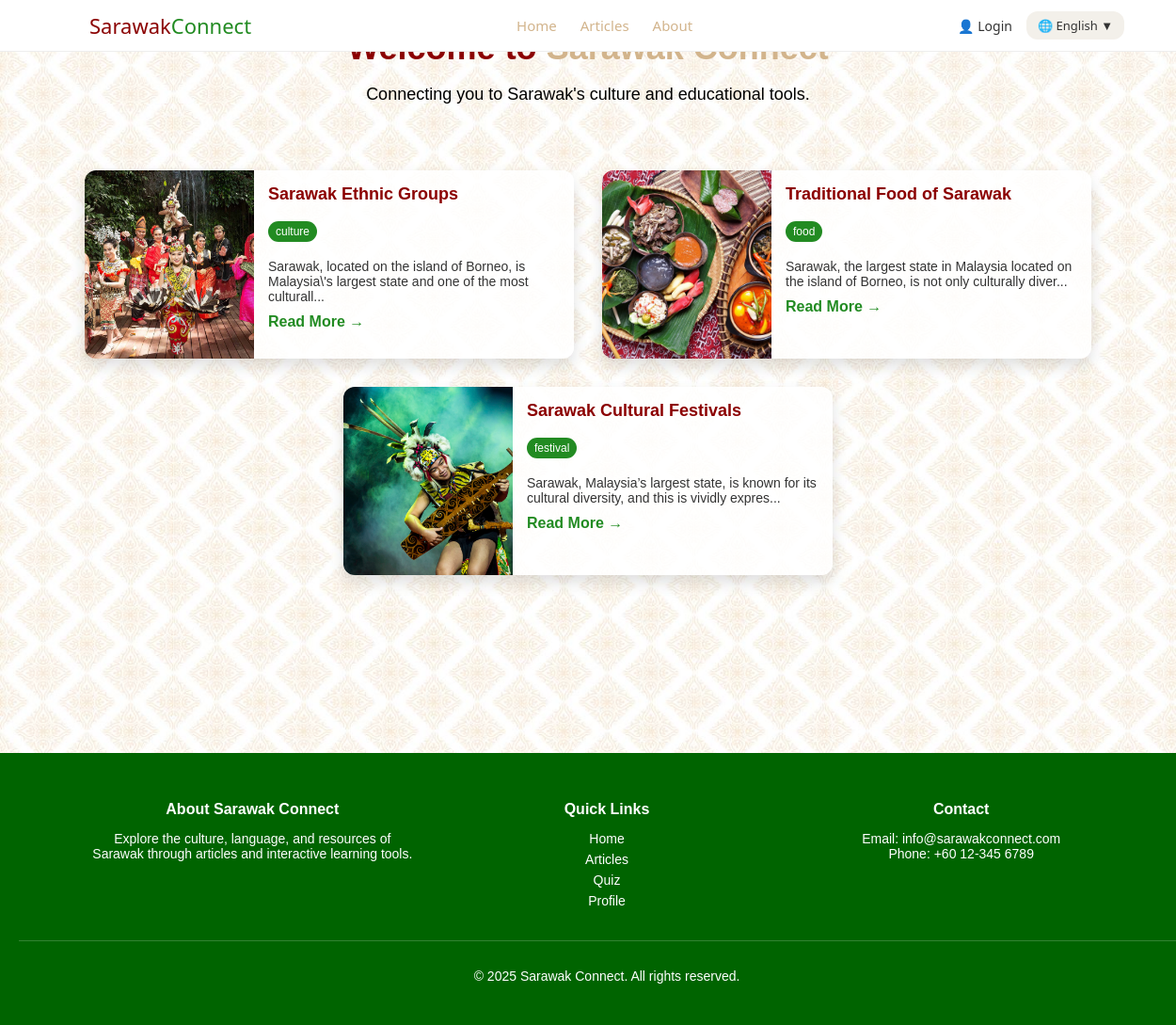
The page /home_loggedin.php on the database its author committed.
### tables this page shows
CREATE TABLE `articles` (
  `id` int(11) NOT NULL,
  `image` varchar(255) DEFAULT NULL,
  `tag` varchar(50) DEFAULT NULL,
  `title_en` varchar(255) DEFAULT NULL,
  `title_my` varchar(255) DEFAULT NULL,
  `title_zh` varchar(255) DEFAULT NULL,
  `content_en` text DEFAULT NULL,
  `content_my` text DEFAULT NULL,
  `content_zh` text DEFAULT NULL
);

### home_loggedin.php (the view, shortened to what this page needs)
<?php
include('includes/db_connect.php');
include('includes/header.php');
$lang = $_SESSION['lang'] ?? 'english';
$title_field = $lang === 'malay' ? 'title_my' : ($lang === 'mandarin' ? 'title_zh' : 'title_en');
$content_field = str_replace('title', 'content', $title_field);
?>
<div class="homepage">
  <section class="hero-section">
    <div class="hero-text">
      <?php
      if ($lang === 'malay') {
          echo "<h1>Selamat datang ke <span>Sarawak Connect</span></h1>";
          echo "<p>Menghubungkan anda dengan budaya dan pendidikan Sarawak.</p>";
      } elseif ($lang === 'mandarin') {
          echo "<h1>欢迎来到 <span>Sarawak Connect</span></h1>";
          echo "<p>连接您与砂拉越的文化与教育资源。</p>";
      } else {
          echo "<h1>Welcome to <span>Sarawak Connect</span></h1>";
          echo "<p>Connecting you to Sarawak's culture and educational tools.</p>";
      }
      ?>
    </div>
  </section>
  <section class="articles-list">
    <?php
      $result = $conn->query("SELECT id, image, tag, $title_field AS title, $content_field AS content FROM articles LIMIT 3");
      while ($row = $result->fetch_assoc()):
    ?>
    <div class="article-card">
      <img src="images/<?php echo htmlspecialchars($row['image']); ?>" alt="<?php echo htmlspecialchars($row['title']); ?>">
      <div class="article-content">
        <h3><?php echo htmlspecialchars($row['title']); ?></h3>
        <span class="article-tag"><?php echo htmlspecialchars($row['tag']); ?></span>
        <p><?php echo htmlspecialchars(substr($row['content'], 0, 100)) . '...'; ?></p>
        <a href="article.php?id=<?php echo $row['id']; ?>">Read More →</a>
      </div>
    </div>
    <?php endwhile; ?>
  </section>
</div>
<?php include('includes/footer.php'); ?>

### css/style.css (style rules this page uses)
body { font-family: Arial, sans-serif; background-color: #f5f5dc; background-image: url('../images/bg.jpg'); background-repeat: repeat; background-size: auto; margin: 0; padding: 0; min-height: 100vh; display: flex; flex-direction: column; }
.homepage { background-image: url("images/bg.jpg"); background-size: cover; background-position: center; min-height: 100vh; padding-top: 100px; box-sizing: border-box; display: flex; justify-content: center; }
.hero-section { margin-bottom: 40px; }
.hero-text h1 { color:#8B0000; font-size: 36px; margin-bottom: 10px; }
.hero-text h1 span { color: #d2b48c; }
.hero-text p { font-size: 18px; margin-bottom: 20px; }
html, body { height: 100%; margin: 0; padding: 0; flex-direction: column; }
.article-card { display: flex; flex-direction: row; background-color: rgba(255, 255, 255, 0.85); border-radius: 12px; overflow: hidden; box-shadow: 0 8px 16px rgba(0, 0, 0, 0.12); max-width: 520px; width: 100%; min-height: 200px; opacity: 0; transform: translateY(20px); animation: fadeInUp 0.6s ease forwards; }
.article-card img { width: 180px; height: 100%; object-fit: cover; }
.article-content { padding: 15px; flex: 1; }
.article-content h3 { margin-top: 0; font-size: 18px; color: #8B0000; display: flex; align-items: center; gap: 8px; }
.article-content p { font-size: 14px; margin: 10px 0; color: #333; }
.article-content a { color: forestgreen; font-weight: bold; text-decoration: none; }
.article-tag { display: inline-block; background-color: #228B22; color: white; font-size: 12px; padding: 4px 8px; border-radius: 20px; margin-bottom: 8px; }
.articles-list { display: flex; flex-wrap: wrap; gap: 20px; justify-content: center; }
.homepage { min-height: 100vh; display: flex; flex-direction: column; justify-content: flex-start; align-items: center; padding: 0; margin: 0; box-sizing: border-box; }
.hero-section { margin: 25; padding: 0; text-align: center; }
.articles-list { margin-top: 10px; margin-bottom: 40px; display: flex; flex-wrap: wrap; justify-content: center; gap: 30px; width: 100%; max-width: 1100px; }

### rows shown on the page
articles: image (picture), title_en "Sarawak Ethnic Groups", tag "culture", content_en "Sarawak, located on the island of Borneo, is Malaysia\\'s largest state and one of the most culturall"
articles: image (picture), title_en "Traditional Food of Sarawak", tag "food", content_en "Sarawak, the largest state in Malaysia located on the island of Borneo, is not only culturally diver"
articles: image (picture), title_en "Sarawak Cultural Festivals", tag "festival", content_en "Sarawak, Malaysia’s largest state, is known for its cultural diversity, and this is vividly expres"

### other values the page prints
$nav['home'] "Home"
$nav['articles'] "Articles"
$nav['about'] "About"
$lang "English"
$footer['about'] "About Sarawak Connect"
$footer['desc'] "Explore the culture, language, and resources of Sarawak through articles and interactive learning tools."
$footer['quick'] "Quick Links"
$nav['profile'] "Profile"
$footer['contact'] "Contact"
$footer['rights'] "All rights reserved."
